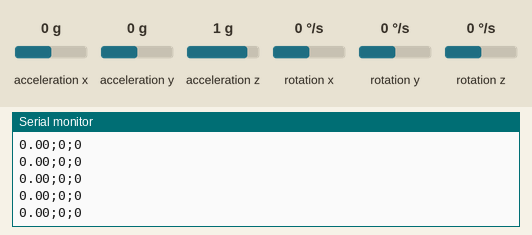
Recording of a program running on a simulated ESP32. Parts: the last lines printed to the serial monitor. Inputs (shaded band) come from the test bench; at power-on: acceleration x 0 g, acceleration y 0 g, acceleration z 1 g, rotation x 0 °/s, rotation y 0 °/s, rotation z 0 °/s. Nothing arrives over Bluetooth unless stated; a phone connects over Bluetooth LE 3 s after start.

Above: at 1.7 s.
1.8 s: acceleration x set to -1.4 g
At 2.4 s:
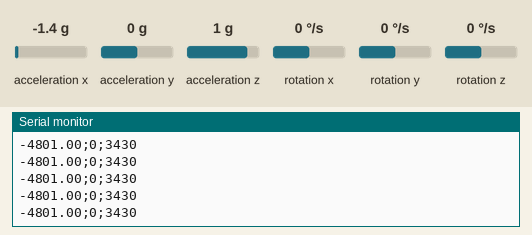
3.3 s: acceleration y set to -1.4 g
At 4.0 s:
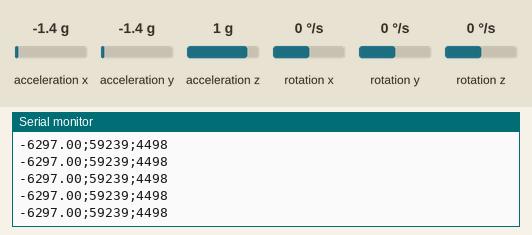
4.8 s: acceleration z set to -1.4 g
At 5.3 s:
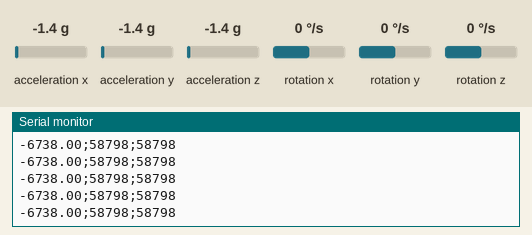
Timing chart, 0 to 7.8 s (numbered marks = the images above; inputs shaded):
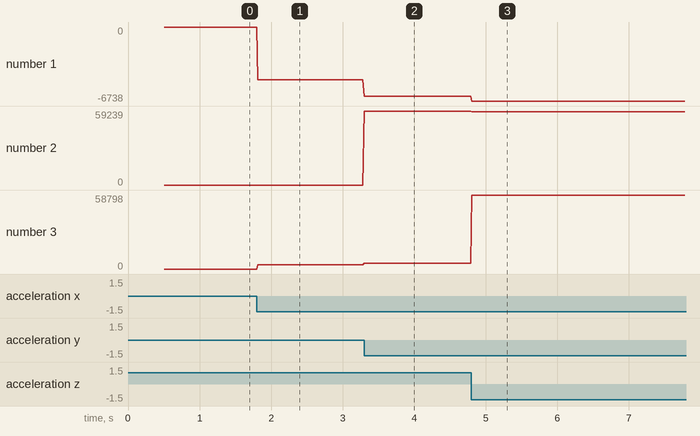

The program:

main.cpp
```cpp
#include <Arduino.h>

#include <BLEDevice.h>
#include <BLEUtils.h>
#include <BLEServer.h>

#define SERVICE_UUID "f5aea478-9ec3-4bcf-af20-7f75e7c68c9d"
#define CHARACTERISTIC_UUID "68bf07fb-d00b-4c80-a796-f8be82b5dea7"

// #include <i2cdev.h>
// #include <MPU6050.h>
#include "MPU6050_6Axis_MotionApps20.h"

#include "Wire.h"


#define LED_GREEN 33
#define LED_BLUE 13

#define SDA 23
#define SCL 22

#define SENSOR_COUNT 5

MPU6050 sense1;


// MPU control/status vars
uint8_t devStatus;      // return status after each device operation (0 = success, !0 = error)
uint16_t packetSize;    // expected DMP packet size (default is 42 bytes)
uint16_t fifoCount;     // count of all bytes currently in FIFO
uint8_t fifoBuffer[64]; // FIFO storage buffer

// orientation/motion vars
Quaternion q;           // [w, x, y, z]         quaternion container
VectorInt16 aa;         // [x, y, z]            accel sensor measurements
VectorInt16 aaReal;     // [x, y, z]            gravity-free accel sensor measurements
VectorInt16 aaWorld;    // [x, y, z]            world-frame accel sensor measurements
VectorFloat gravity;    // [x, y, z]            gravity vector
float euler[3];         // [psi, theta, phi]    Euler angle container
float ypr[3];           // [yaw, pitch, roll]   yaw/pitch/roll container and gravity vector

byte reading_data_array[12];

BLEServer *pServer;
BLEService *pService;
BLECharacteristic* pCharacteristic;


// Select I2C BUS
void tca_select(uint8_t bus){
  Wire.beginTransmission(0x70);  // tca_select address
  Wire.write(1 << bus);          // send byte to select bus
  Wire.endTransmission();
}

void format_reading(byte *reading_data, uint16_t ax, uint16_t ay, uint16_t az,uint16_t gx,uint16_t gy,uint16_t gz){
  //byte reading_data[12];

  reading_data[0] = ax >> 8 & 0xFF;
  reading_data[1] = ax & 0xFF;
  reading_data[2] = ay >> 8 & 0xFF;
  reading_data[3] = ay & 0xFF;
  reading_data[4] = az >> 8 & 0xFF;
  reading_data[5] = az & 0xFF;
  reading_data[6] = gx >> 8 & 0xFF;
  reading_data[7] = gx & 0xFF;
  reading_data[8] = gy >> 8 & 0xFF;
  reading_data[9] = gy & 0xFF;
  reading_data[10] = gz >> 8 & 0xFF;
  reading_data[11] = gz & 0xFF;


}


void setup_mpu(MPU6050 mpu, int id) {
  //tca_select(id);
    mpu.initialize();

    // verify connection
    Serial.println(F("Testing device connections..."));
    Serial.println(mpu.testConnection() ? F("MPU6050 connection successful") : F("MPU6050 connection failed"));

    // load and configure the DMP
    Serial.println(F("Initializing DMP..."));
    devStatus = mpu.dmpInitialize();

    // supply your own gyro offsets here, scaled for min sensitivity
    mpu.setXAccelOffset(-53); // 1688 factory default for my test chip
    mpu.setYAccelOffset(-3033); // 1688 factory default for my test chip
    mpu.setZAccelOffset(1723); // 1688 factory default for my test chip
    mpu.setXGyroOffset(-173);
    mpu.setYGyroOffset(216);
    mpu.setZGyroOffset(45);

    // make sure it worked (returns 0 if so)
    if (devStatus == 0) {
    // turn on the DMP, now that it's ready
    Serial.println(F("Enabling DMP..."));
    mpu.setDMPEnabled(true);


    // get expected DMP packet size for later comparison
    packetSize = mpu.dmpGetFIFOPacketSize();
    } else {
    // ERROR!
    // 1 = initial memory load failed
    // 2 = DMP configuration updates failed
    // (if it's going to break, usually the code will be 1)
    Serial.print(F("DMP Initialization failed (code "));
    Serial.print(devStatus);
    Serial.println(F(")"));
    }

}

void readFifoBuffer(MPU6050 mpu) {

    // Serial.println("Reading fifo buffer...");
    // Clear the buffer so as we can get fresh values
    // The sensor is running a lot faster than our sample period
    mpu.resetFIFO();

    // get current FIFO count
    fifoCount = mpu.getFIFOCount();

    // wait for correct available data length, should be a VERY short wait
    while (fifoCount < packetSize) fifoCount = mpu.getFIFOCount();

    // read a packet from FIFO
    mpu.getFIFOBytes(fifoBuffer, packetSize);
    // Serial.println("Read buffer.");
}

void sense_readings(MPU6050 mpu) {
    readFifoBuffer(sense1);
    // display real acceleration, adjusted to remove gravity
    // Serial.println("Getting vals");
    mpu.dmpGetQuaternion(&q, fifoBuffer);
    mpu.dmpGetAccel(&aa, fifoBuffer);
    mpu.dmpGetGravity(&gravity, &q);
    mpu.dmpGetLinearAccel(&aaReal, &aa, &gravity);
    uint16_t x = aaReal.x;
    uint16_t y = aaReal.y;
    uint16_t z = aaReal.z;

    // Serial.println("here they are:");
    //
    float xx = aaReal.x;
    char buf[100];
    // sprintf(buf,"%d;%d;%d", x,y,z);
    sprintf(buf,"%.2f;%d;%d", xx,y,z);
    format_reading(reading_data_array, x, y, z, 0, 0, 0);
    // Serial.println(x);
    // Serial.println(y);
    // Serial.println(z);
    Serial.println(buf);
}

class someCallback : public BLECharacteristicCallbacks {
  void onRead(BLECharacteristic* pCharacteristic) {
    Serial.println("Characteristic was read");
  }
};

//class serverCallback : public BLEServerCallbacks {
//void onConnect(BLEServer* pServer){

//}
//};

void setup() {
  //byte data[20] = {0x42,0x42,0x42,0x42,0x42,0x42,0x42,0x42,0x42,0x42,0x42,0x42,0x42,0x42,0x42,0x42,0x42,0x42,0x42,0x42};
  byte data[40] = {0x42,0x42,0x42,0x42,0x42,0x42,0x42,0x42,0x42,0x42,0x42,0x42,0x42,0x42,0x42,0x42,0x42,0x42,0x42,0x42, 0x42,0x42,0x42,0x42,0x42,0x42,0x42,0x42,0x42,0x42,0x42,0x42,0x42,0x42,0x42,0x42,0x42,0x42,0x42,0x42};
  //uint16_t data = 0x42 << 8 | 0x42;
  //  pinMode(LED_BLUE, OUTPUT);
  // pinMode(LED_GREEN, OUTPUT);

  // digitalWrite(LED_BLUE, HIGH);
  Serial.begin(115200);

  // ------SETUP SD------------
  // setup_SD();

  // Serial.println("Initialising i2c");
  Wire.begin(SDA, SCL); // Setup i2c channel on defined pins

  setup_mpu(sense1, 0);
  BLEDevice::init("LapCal Test");
  //BLEServer* pServer = BLEDevice::createServer();
  pServer = BLEDevice::createServer();
  //BLEService* pService = pServer->createService(SERVICE_UUID);
  pService = pServer->createService(SERVICE_UUID);
  //BLECharacteristic* pCharacteristic = pService->createCharacteristic(CHARACTERISTIC_UUID, BLECharacteristic::PROPERTY_READ);
  pCharacteristic = pService->createCharacteristic(CHARACTERISTIC_UUID, BLECharacteristic::PROPERTY_READ | BLECharacteristic::PROPERTY_NOTIFY);
  pCharacteristic->setCallbacks(new someCallback());
  pCharacteristic->setValue(data, 40);

  pService->start();

  BLEAdvertising* pAdvertising = pServer->getAdvertising();
  pAdvertising->start();
}


void loop() {
  sense_readings(sense1);
  //delay(200);
  pCharacteristic->setValue(reading_data_array, 12);
  pCharacteristic->notify();
  delay(10);
}
```

Measured:
- after the input at 1.8 s, the serial monitor: prints a new line at once (image 1)
- after the input at 3.3 s, the serial monitor: prints a new line at once (image 2)
- after the input at 4.8 s, the serial monitor: prints a new line at once (image 3)
- plotted number 1: 0 → -4801 after the input at 1.8 s, -4801 → -6297 after the input at 3.3 s, -6297 → -6738 after the input at 4.8 s
- plotted number 2: 0 → 59239 after the input at 3.3 s, 59239 → 58798 after the input at 4.8 s
- plotted number 3: 0 → 3430 after the input at 1.8 s, 3430 → 4498 after the input at 3.3 s, 4498 → 58798 after the input at 4.8 s
